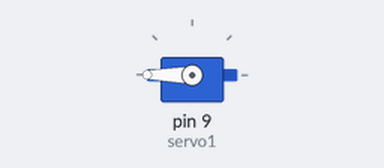
Simulated run of this sketch. Board: Arduino Uno, built with avr-gcc and run on an emulated ATmega328P. Shown: servo.

Above: at 0.05 s.
At 4.0 s:
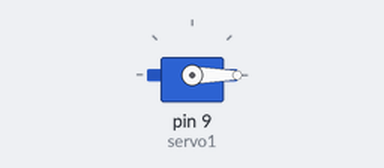
Timing chart, 0 to 5.2 s (numbered marks = the images above):
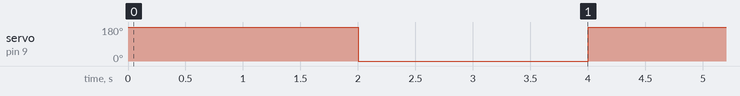

The sketch:

Servo_motor_runs_0_-180_degree.ino
```cpp
#include <Servo.h>
Servo servo1;
int pos=0;

void setup(){
  servo1.attach(9);
}
void loop()
{

        servo1.write(180);
  delay(2000);

   servo1.write(0);
  delay(2000);
}
```

Measured:
- by itself, servo on pin 9 (servo1): alternates 180° for 2.0 s and 0° for 2.0 s
